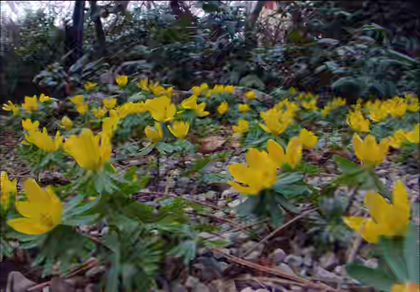
%> input picture SP_code/HEVC_flowers_44/11.bmp, 420 x 292 px, shrunk from 625 x 434 before the run; its folder holds only this picture in this run
$ octave extract_features.m   (GNU Octave 9; MATLAB toolbox functions it lacks are replaced by stand-ins)
%> lines starting %> are read from the running program, lines starting %| are printed output that depends on the picture
% demo.
% extract perceptual features.
clear;close;
clc;
num = 0;
addpath(genpath('fdct_usfft_matlab'));
path_dis_img = dir('./HEVC_flowers_44/*.bmp');
for c = 1:9
    for r = 1:9
        h(1,(r-1)*9+c) = (c-1)*9+r;
    end
end
%% extract the features of each SAI.
for k = 1:81
    dis_img = double(rgb2gray(imread(strcat(path_dis_img(k).folder,'\',path_dis_img(k).name))));
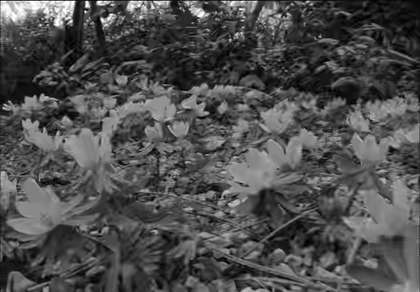
%> dis_img: size 292x420 double; min 0, max 255, mean 78.5
    dis_img = dis_img(2:end-1,2:end-1);
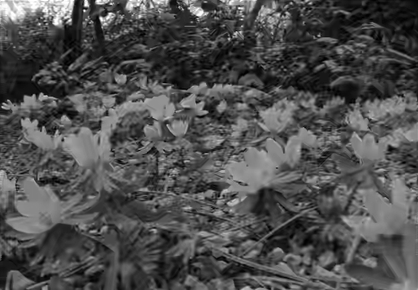
%> dis_img: size 290x418 double; min 0, max 255, mean 78.8
%> (the run ends here)
